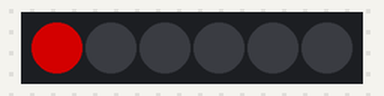
This sketch was run on a simulated Arduino Uno, built with avr-gcc and run on an emulated ATmega328P. Parts: 6 RGB LEDs in strip order, left to right. Dim RGB values are drawn brighter than linear.

Above: at 0.1 s.
At 8.99 s:
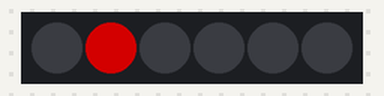
At 18.99 s:
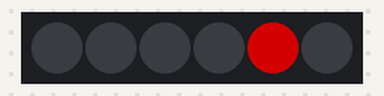
At 38.1 s:
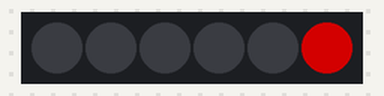
Timing chart, 0 to 40.0 s (numbered marks = the images above):
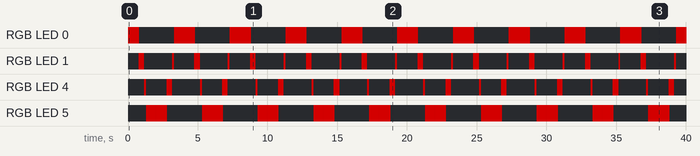

The sketch:

BeckE32_NeoPixelCylon.ino
```cpp
// NeoPixelCylon
// This example will move a Cylon Red Eye back and forth across the
// the full collection of pixels on the strip.
//
// This will demonstrate the use of the NeoEase animation ease methods; that provide
// simulated acceleration to the animations.
//
//

#include <NeoPixelBus.h>
#include <NeoPixelAnimator.h>

const uint16_t PixelCount = 6; // make sure to set this to the number of pixels in your strip
//const uint8_t PixelPin = 2;  // make sure to set this to the correct pin, ignored for Esp8266
const uint8_t PixelPin = 5;  // make sure to set this to the correct pin, ignored for Esp8266
const RgbColor CylonEyeColor(HtmlColor(0x7f0000));

NeoPixelBus<NeoGrbFeature, Neo800KbpsMethod> strip(PixelCount, PixelPin);
// for esp8266 omit the pin
//NeoPixelBus<NeoGrbFeature, Neo800KbpsMethod> strip(PixelCount);

NeoPixelAnimator animations(2); // only ever need 2 animations

uint16_t lastPixel = 0; // track the eye position
int8_t moveDir = 1; // track the direction of movement

// uncomment one of the lines below to see the effects of
// changing the ease function on the movement animation
AnimEaseFunction moveEase =
//      NeoEase::Linear;
//      NeoEase::QuadraticInOut;
//      NeoEase::CubicInOut;
        NeoEase::QuarticInOut;
//      NeoEase::QuinticInOut;
//      NeoEase::SinusoidalInOut;
//      NeoEase::ExponentialInOut;
//      NeoEase::CircularInOut;

void FadeAll(uint8_t darkenBy)
{
    RgbColor color;
    for (uint16_t indexPixel = 0; indexPixel < strip.PixelCount(); indexPixel++)
    {
        color = strip.GetPixelColor(indexPixel);
        color.Darken(darkenBy);
        strip.SetPixelColor(indexPixel, color);
    }
}

void FadeAnimUpdate(const AnimationParam& param)
{
    if (param.state == AnimationState_Completed)
    {
        FadeAll(10);
        animations.RestartAnimation(param.index);
    }
}

void MoveAnimUpdate(const AnimationParam& param)
{
    // apply the movement animation curve
    float progress = moveEase(param.progress);

    // use the curved progress to calculate the pixel to effect
    uint16_t nextPixel;
    if (moveDir > 0)
    {
        nextPixel = progress * PixelCount;
    }
    else
    {
        nextPixel = (1.0f - progress) * PixelCount;
    }

    // if progress moves fast enough, we may move more than
    // one pixel, so we update all between the calculated and
    // the last
    if (lastPixel != nextPixel)
    {
        for (uint16_t i = lastPixel + moveDir; i != nextPixel; i += moveDir)
        {
            strip.SetPixelColor(i, CylonEyeColor);
        }
    }
    strip.SetPixelColor(nextPixel, CylonEyeColor);

    lastPixel = nextPixel;

    if (param.state == AnimationState_Completed)
    {
        // reverse direction of movement
        moveDir *= -1;

        // done, time to restart this position tracking animation/timer
        animations.RestartAnimation(param.index);
    }
}

void SetupAnimations()
{
    // fade all pixels providing a tail that is longer the faster
    // the pixel moves.
    animations.StartAnimation(0, 5, FadeAnimUpdate);

    // take several seconds to move eye fron one side to the other
    animations.StartAnimation(1, 2000, MoveAnimUpdate);
}

void setup()
{
    strip.Begin();
    strip.Show();

    SetupAnimations();
}

void loop()
{
    // this is all that is needed to keep it running
    // and avoiding using delay() is always a good thing for
    // any timing related routines
    animations.UpdateAnimations();
    strip.Show();
}
```

Measured:
- by itself, RGB LED 1: repeats every 4.0 s: off 2.0 s, RGB(127, 0, 0) 0.14 s, off 1.5 s, RGB(127, 0, 0) 0.40 s
- by itself, RGB LED 4: repeats every 4.0 s: off 1.5 s, RGB(127, 0, 0) 0.40 s, off 2.0 s, RGB(127, 0, 0) 0.14 s
- by itself, RGB LED 0: off → RGB(127, 0, 0) at 0.00 s, → off 0.82 s later, → RGB(127, 0, 0) 2.5 s later, → off 1.5 s later, … (23 changes in this stretch)
- what the display in image 0 shows lasts 0.8 s, from 0.0 s to 0.8 s
